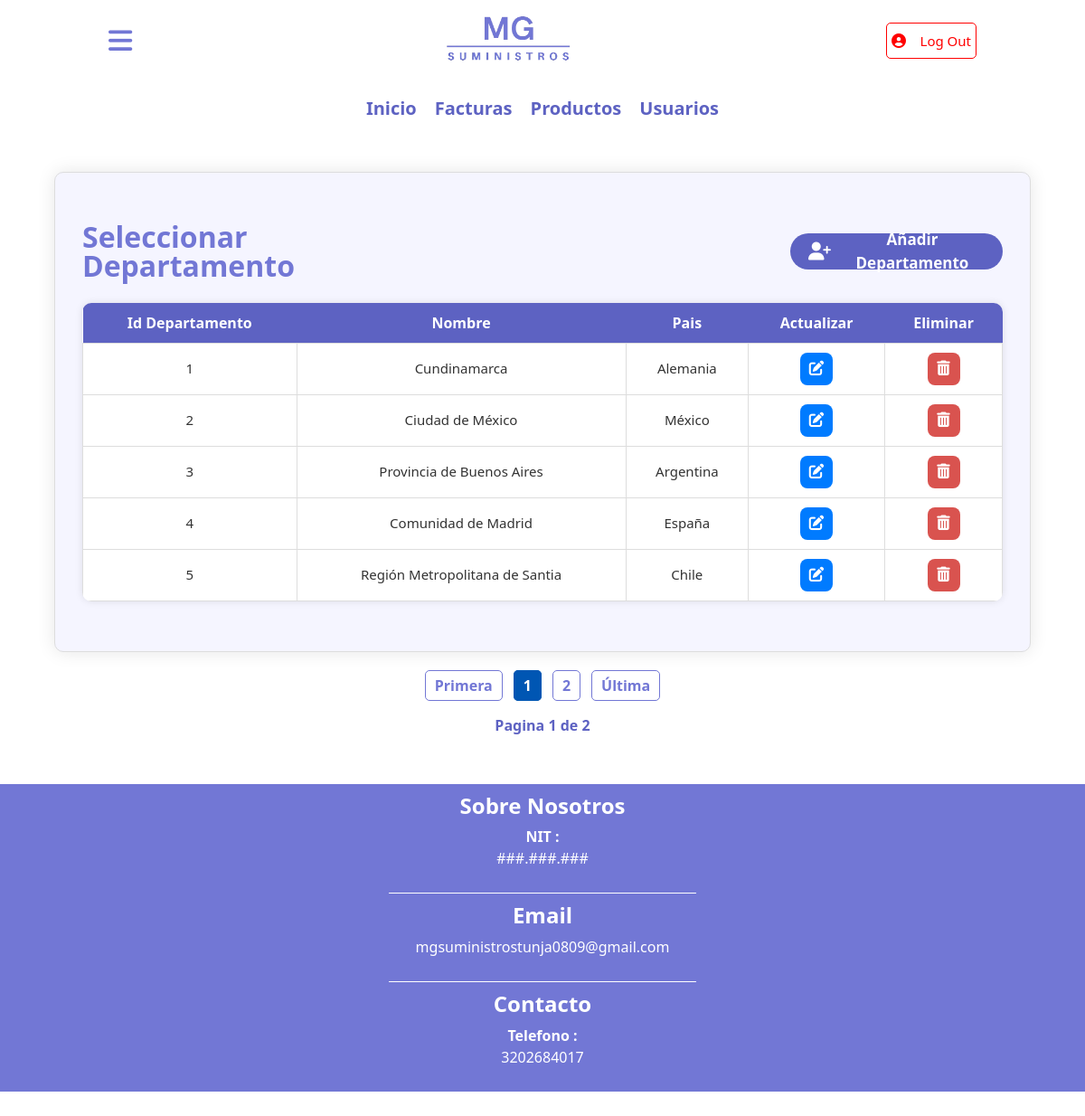
Screenshot of /departamento/select.php (signed in) with the database file from the repository.
### tables this page shows
CREATE TABLE `departamento` (
  `id_departamento` int(11) NOT NULL,
  `nombre` varchar(30) NOT NULL,
  `id_pais` int(11) NOT NULL
);

CREATE TABLE `pais` (
  `id_pais` int(11) NOT NULL,
  `nombre` varchar(30) NOT NULL
);

### departamento/select.php (the view, shortened to what this page needs)
<!DOCTYPE html>
<html lang="en">
<head>
    <link href="https://cdn.jsdelivr.net/npm/bootstrap@5.3.3/dist/css/bootstrap.min.css"
          rel="stylesheet"
>
    <link rel="stylesheet" href="../CSS/styles.css">
</head>
<body>
    <?php require_once('../config/database.php');?>
    <?php include('../temp/header.php') ?>
    <?php include('../temp/contenido.php') ?>
    <div id="contenido">
        <form action="select.php" method="POST" name="select">
            <fieldset>
                <legend id="titulo-form">
                    <h2>Seleccionar Departamento</h2>
                    <a href="insert.php" id="btn-insertar">
                      <i class="fa-solid fa-user-plus"></i>
                      <p>Añadir Departamento</p>
                    </a>
                </legend>
                <table class="tabla_roles">
                    <tr>
                        <th>Id Departamento</th>
                        <th>Nombre</th>
                        <th>Pais</th>
                        <th>Actualizar</th>
                        <th>Eliminar</th>
                    </tr>
                <?php
                $sql_registros = mysqli_query($conexion,'SELECT COUNT(*) AS total FROM departamento');
                $result_registros = mysqli_fetch_array($sql_registros);
                $total = $result_registros['total'];
                $por_pagina = 5;
                $pagina = empty($_GET['PAGINA'])?1:$_GET['PAGINA'];
                $desde = ($pagina - 1) * $por_pagina;
                $total_paginas = ceil($total / $por_pagina);
                $consulta = "
                SELECT departamento.id_departamento, departamento.nombre, pais.nombre AS pais
                FROM departamento
                INNER JOIN pais ON departamento.id_pais = pais.id_pais
                LIMIT $desde,$por_pagina";
                $ejecutar = mysqli_query($conexion, $consulta);
                if(mysqli_num_rows($ejecutar)>0){
                    while($fila = mysqli_fetch_assoc($ejecutar)){
                        $id_departamento = $fila['id_departamento'];
                        $nom = $fila['nombre'];
                        $pais = $fila['pais'];
                        echo "
                    <tr>
                      <td>$id_departamento</td>
                      <td>$nom</td>
                      <td>$pais</td>
                      <td>
                        <a class='btn-accion btn-actualizar' href='update.php?ACTUALIZAR=$id_departamento' title='Actualizar'>
                          <i class='fa-solid fa-pen-to-square'></i>
                        </a>
                      </td>
                      <td>
                        <a class='btn-accion btn-eliminar' href='select.php?ELIMINAR=$id_departamento' title='Eliminar' onclick=\"return confirm('¿Desea eliminar este rol?');\">
                          <i class='fa-solid fa-trash-can'></i>
                        </a>
                      </td>
                    </tr>
                  ";
                }
              } else {
                echo "<tr><td colspan='4'>No hay Departamentos registradas.</td></tr>";
              }
                ?>
            </table>
            </fieldset>
        </form>
        <div class="paginador">
            <?php
                echo "<a href='select.php?PAGINA=1' class='link-pagina'>Primera</a>";
                for ($i = 1; $i <= $total_paginas; $i++) {
                $pagina = empty($_GET['PAGINA']) ? 1 : $_GET['PAGINA'];
                $clase_activa = ($i == $pagina) ? "link-activa" : "link-pagina";
                echo "<a href='select.php?PAGINA=$i' class='$clase_activa'>$i</a>";
                }
                echo "<a href='select.php?PAGINA=$total_paginas' class='link-pagina'>Última</a>";
                echo "<br>";
                echo "<p class='info_pagina'>Pagina $pagina de $total_paginas</p>"
            ?>
        </div>
    </div>
    <?php include('../temp/footer.php') ?>
</body>
</html>

### CSS/styles.css (style rules this page uses)
body { margin: 0; font-family:'Segoe UI', Tahoma, Geneva, Verdana, sans-serif; font-weight: 400px; }
#contenido { text-align: center; align-items: center; height: auto; align-content: center; margin-bottom: 30px; }
#contenido form { text-align: center; align-items: center; background-color: #F5F5FF ; border-radius:10px ; box-shadow: 0 0 20px rgba(0, 0, 0,0.1); width: 90%; margin: auto; }
fieldset { border: 1px solid #ddd; border-radius: 10px; padding: 30px; overflow-x: auto; -webkit-overflow-scrolling: touch; }
#titulo-form { font-weight: bold; display: flex; justify-content: center; align-items: center; gap: 40%; width: 100%; margin: 25px auto; }
#titulo-form h2 { color: #7277D5; font-weight: bold; text-align: left; margin-bottom: 20px; line-height: 1; margin: 0; }
#btn-insertar { background-color: #5D62C2; color: white; font-weight: bold; display: flex; justify-content: center; align-items: center; gap: 10px; text-decoration: none; border: none; border-radius: 20px; padding: 8px 20px; height: 40px; width: auto; cursor: pointer; transition: all 0.2s ease; margin: 0; }
#btn-insertar p { margin: 0; font-size: 17px; }
#btn-insertar i { font-size: 20px; }
table.tabla_roles { width: 95%; margin: 25px auto; border-collapse: collapse; background-color: #fff; box-shadow: 0 0 8px rgba(0, 0, 0,0.1); border-radius: 10px; overflow: hidden; box-sizing: border-box; max-width: 100%; }
table.tabla_roles th { background-color: #5D62C2 ; color: white; padding: 10px; text-align: center; font-weight: bold; font-size: 16px; }
table.tabla_roles td { border: 1px solid #ddd; text-align: center; padding: 10px; font-size: 15px; color: #333; }
.paginador { text-align: center; margin-top: 25px; height: 60px; }
.paginador .link-pagina { text-decoration: none; color: #7277D5; font-weight: bold; margin: 0 6px; padding: 5px 10px; border: 1px solid #7277D5; border-radius: 5px; transition: all 0.3s ease; }
.link-activa { background-color: #0056b3; text-decoration: none; color: white; font-weight: bold; margin: 0 6px; padding: 5px 10px; border: 1px solid #0056b3; border-radius: 5px; transition: all 0.3s ease-in-out; }
.info_pagina { color: #5D62C2; font-weight: bold; padding: 20px 5px; }
.btn-accion { display: inline-flex; align-items: center; justify-content: center; width: 36px; height: 36px; border-radius: 8px; text-decoration: none; transition: 0.3s ease; font-size: 1.1em; }
.btn-actualizar { background-color: #007bff; color: white; }
.btn-eliminar { background-color: #d9534f; color: white; }
@media (max-width: 1200px) { table.tabla_roles { width: max-content; min-width: 100%; display: table; } }

### rows the page displays
departamento: id_departamento "1", nombre "Cundinamarca", id_pais.nombre "Alemania"
departamento: id_departamento "2", nombre "Ciudad de México", id_pais.nombre "México"
departamento: id_departamento "3", nombre "Provincia de Buenos Aires", id_pais.nombre "Argentina"
departamento: id_departamento "4", nombre "Comunidad de Madrid", id_pais.nombre "España"
departamento: id_departamento "5", nombre "Región Metropolitana de Santia", id_pais.nombre "Chile"

### other values shown
$pagina "1"
$total_paginas "2"
